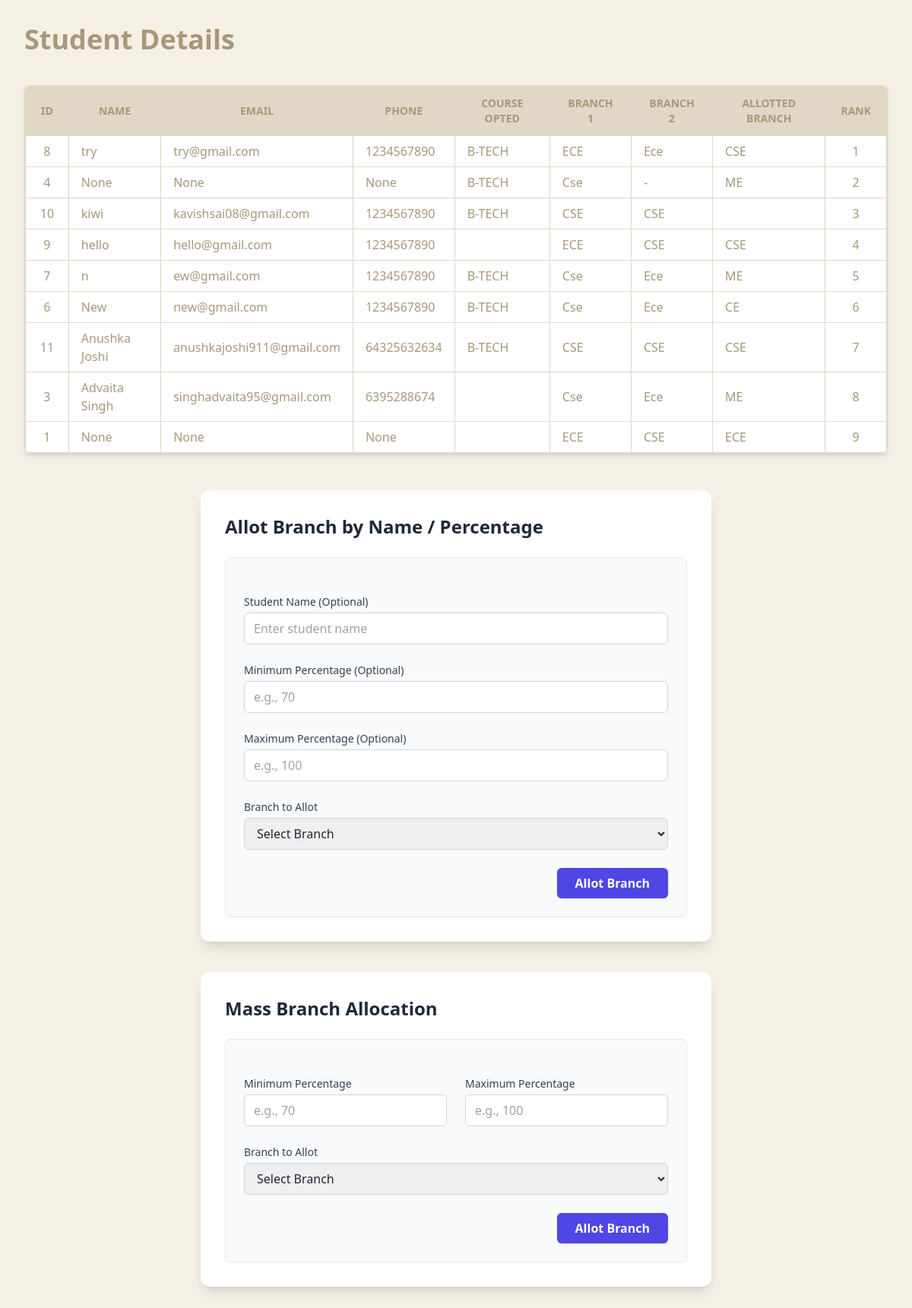
Screenshot of /admin-temp/mass_allocation/ with the database file from the repository.
### home/models.py (models this page shows, shortened)
class StudentDetail(models.Model):
    COURSE_CHOISE=[
        ('','NOT CHOSEN'),
        ('MCA','MCA'),
        ('BCA','BCA'),
        ('B-TECH','B-TECH'),
    ]
    ALLOTTED_BRANCH= [
                        ('', 'Waiting'),
                        ('CSE', 'Computer Science'),
                        ('ECE', 'Electronics'),
                        ('ME', 'Mechanical'),
                        ('CE', 'Civil'),
                      ]
    FEE_PAID=[('','Waiting'),
                ('NO','NO'),
                ('YES','YES'),
                ('COMMING','COMMING'),]
    IS_ALLOTTED=[('','Waiting'),
                ('NO','NO'),
                ('YES','YES'),
                ('COMMING','COMMING'),
    ]
    user = models.OneToOneField('CustomUser', on_delete=models.CASCADE)
    name = models.CharField(max_length=150,blank=True, null=True)
    phone = models.CharField(max_length=15,blank=True, null=True)
    email = models.EmailField(unique=True,blank=True, null=True)
    father_name=models.CharField(max_length=100)
    mother_name=models.CharField(max_length=100)
    adhar_no=models.CharField(max_length=15)
    address = models.TextField()
    dob = models.DateField()
    math_10 = models.IntegerField(validators=[MinValueValidator(0), MaxValueValidator(100)])
    science_10 = models.IntegerField(validators=[MinValueValidator(0), MaxValueValidator(100)])
    english_10 = models.IntegerField(validators=[MinValueValidator(0), MaxValueValidator(100)])
    hindi_10 = models.IntegerField(validators=[MinValueValidator(0), MaxValueValidator(100)])
    Percentage_10 = models.FloatField(validators=[MinValueValidator(0.0), MaxValueValidator(100.0)],
                                   default=0.0)
    physics_12 = models.IntegerField(validators=[MinValueValidator(0), MaxValueValidator(100)])
    chemistry_12 = models.IntegerField(validators=[MinValueValidator(0), MaxValueValidator(100)])
    math_12 = models.IntegerField(validators=[MinValueValidator(0), MaxValueValidator(100)])
    Percentage_12 = models.FloatField(validators=[MinValueValidator(0.0), MaxValueValidator(100.0)],
                                   default=0.0)
    course_opted = models.CharField(
        max_length=50,
        choices=COURSE_CHOISE,
        blank=True,
        default='',
        verbose_name="Course Opted"
    )
    branch_1 = models.CharField(max_length=50)
    branch_2 = models.CharField(max_length=50)
    fee_receipt = models.ImageField(
        upload_to="fee_receipts/",   # folder inside MEDIA_ROOT
        blank=True,
        null=True,
        verbose_name="Fee Receipt"
    )
    rank = models.PositiveIntegerField(null=True, blank=True)
    is_allotted = models.CharField(
        max_length=50,
        choices=IS_ALLOTTED,
        blank=True,
        default='',
        verbose_name="Is Allotted"
    )
    allotted_branch = models.CharField(
        max_length=50,
        choices=ALLOTTED_BRANCH,
        blank=True,
        default='',
        verbose_name="Allotted Branch"
    )
    fee_paid = models.CharField(max_length=50,
        choices=FEE_PAID,
        blank=True,
        default='',
        verbose_name="Fee Paid"
    )

### home/views.py (the view)
# urls.py: path('admin-temp/mass_allocation/', views.mass_allocation, name='mass_allocation'),
def mass_allocation(request):
    students = StudentDetail.objects.all().order_by('-Percentage_12')  # always defined
    if request.method == "POST":
        form = MassAllotmentForm(request.POST)
        if form.is_valid():
            min_percentage = form.cleaned_data['min_percentage']
            max_percentage = form.cleaned_data['max_percentage']
            branch = form.cleaned_data['branch_to_allot']
            eligible_students = StudentDetail.objects.filter(
                Percentage_12__gte=min_percentage,
                Percentage_12__lte=max_percentage,
                is_allotted__in=['', 'NO', 'COMMING']  # only students not yet fully allotted
            )
            count = eligible_students.count()
            if count == 0:
                messages.info(request, "No students meet the criteria or all have been allotted.")
            else:
                for student in eligible_students:
                    student.allotted_branch = branch
                    student.save()
                messages.success(request, f"Successfully allotted branch '{branch}' to {count} students.")
            return redirect('mass_allocation')  # prevent resubmission
    else:
        form = MassAllotmentForm()
    context = {
        'form': form,
        'students': students,
    }
    return render(request, 'admin-temp/mass_allocation.html', context)

### home/forms.py
class MassAllotmentForm(forms.Form):
    min_percentage = forms.FloatField(label="Minimum Percentage")
    max_percentage = forms.FloatField(label="Maximum Percentage")
    branch_to_allot = forms.ChoiceField(
        choices=[('CSE', 'Computer Science'), ('ECE', 'Electronics'), ('ME', 'Mechanical')],
        label="Branch to Allot"
    )

### templates/admin-temp/mass_allocation.html (shortened to what this page needs)
{% load static %} {% load custom_filters %}
<!DOCTYPE html>
<html lang="en" class="scroll-smooth">
  <head>
    <script src="https://cdn.tailwindcss.com"></script>
  </head>
  <body class="bg-[var(--cream-light)] min-h-screen font-sans text-gray-800">
    <div class="max-w-7xl mx-auto p-8">
      <h1 class="text-4xl font-semibold mb-10 text-[var(--cream-darker)]">
        Student Details
      </h1>
      <div
        class="overflow-x-auto shadow-md rounded-lg border border-[var(--cream-base)] bg-white mb-12"
      >
        <table
          class="min-w-full border-collapse border border-[var(--cream-base)]"
        >
          <thead
            class="bg-[var(--cream-base)] text-[var(--cream-darker)] uppercase text-sm font-semibold select-none"
          >
            <tr>
              <th class="py-3 px-5 border border-[var(--cream-base)]">ID</th>
              <th class="py-3 px-5 border border-[var(--cream-base)]">Name</th>
              <th class="py-3 px-5 border border-[var(--cream-base)]">Email</th>
              <th class="py-3 px-5 border border-[var(--cream-base)]">Phone</th>
              <th class="py-3 px-5 border border-[var(--cream-base)]">
                Course Opted
              </th>
              <th class="py-3 px-5 border border-[var(--cream-base)]">
                Branch 1
              </th>
              <th class="py-3 px-5 border border-[var(--cream-base)]">
                Branch 2
              </th>
              <th class="py-3 px-5 border border-[var(--cream-base)]">
                Allotted Branch
              </th>
              <th class="py-3 px-5 border border-[var(--cream-base)]">Rank</th>
            </tr>
          </thead>
          <tbody class="text-[var(--cream-darker)]">
            {% for student in students %}
            <tr class="hover:bg-[var(--cream-light)] transition">
              <td
                class="py-2 px-4 border border-[var(--cream-base)] text-center"
              >
                {{ student.id }}
              </td>
              <td class="py-2 px-4 border border-[var(--cream-base)]">
                {{ student.name }}
              </td>
              <td class="py-2 px-4 border border-[var(--cream-base)]">
                {{ student.email }}
              </td>
              <td class="py-2 px-4 border border-[var(--cream-base)]">
                {{ student.phone }}
              </td>
              <td class="py-2 px-4 border border-[var(--cream-base)]">
                {{ student.course_opted }}
              </td>
              <td class="py-2 px-4 border border-[var(--cream-base)]">
                {{ student.branch_1 }}
              </td>
              <td class="py-2 px-4 border border-[var(--cream-base)]">
                {{ student.branch_2 }}
              </td>
              <td class="py-2 px-4 border border-[var(--cream-base)]">
                {{ student.allotted_branch }}
              </td>
              <td
                class="py-2 px-4 border border-[var(--cream-base)] text-center"
              >
                {{ student.rank }}
              </td>
            </tr>
            {% empty %}
            <tr>
              <td colspan="9" class="py-4 text-center italic text-gray-500">
                No student records found.
              </td>
            </tr>
            {% endfor %}
          </tbody>
        </table>
      </div>
      <div class="max-w-2xl mx-auto bg-white shadow-lg rounded-xl p-8 mt-10">
  <h2 class="text-2xl font-bold mb-6 text-gray-800">Allot Branch by Name / Percentage</h2>
  <form method="POST" action="{% url 'allot_branch' %}" class="space-y-6 bg-gray-50 p-6 rounded-lg border border-gray-200">
    <div>
      <label for="student_name" class="block text-sm font-medium text-gray-700 mb-1">Student Name (Optional)</label>
      <input type="text" name="student_name" id="student_name" placeholder="Enter student name" class="w-full border border-gray-300 rounded-md px-3 py-2 focus:ring-2 focus:ring-indigo-400 focus:border-indigo-400 transition">
    </div>
    <div>
      <label for="min_percentage" class="block text-sm font-medium text-gray-700 mb-1">Minimum Percentage (Optional)</label>
      <input type="number" step="0.01" name="min_percentage" id="min_percentage" placeholder="e.g., 70" class="w-full border border-gray-300 rounded-md px-3 py-2 focus:ring-2 focus:ring-indigo-400 focus:border-indigo-400 transition">
    </div>
    <div>
      <label for="max_percentage" class="block text-sm font-medium text-gray-700 mb-1">Maximum Percentage (Optional)</label>
      <input type="number" step="0.01" name="max_percentage" id="max_percentage" placeholder="e.g., 100" class="w-full border border-gray-300 rounded-md px-3 py-2 focus:ring-2 focus:ring-indigo-400 focus:border-indigo-400 transition">
    </div>
    <div>
      <label for="branch_to_allot" class="block text-sm font-medium text-gray-700 mb-1">Branch to Allot</label>
      <select name="branch_to_allot" id="branch_to_allot" required class="w-full border border-gray-300 rounded-md px-3 py-2 focus:ring-2 focus:ring-indigo-400 focus:border-indigo-400 transition">
        <option value="" disabled selected>Select Branch</option>
      </select>
    </div>
    <div class="text-right">
      <button type="submit" class="bg-indigo-600 text-white px-6 py-2 rounded-md shadow hover:bg-indigo-700 transition font-semibold">
        Allot Branch
      </button>
    </div>
  </form>
</div>
      <div class="max-w-2xl mx-auto bg-white shadow-lg rounded-xl p-8 mt-10">
        <h2 class="text-2xl font-bold mb-6 text-gray-800">
          Mass Branch Allocation
        </h2>
        <form
          method="POST"
          action="{% url "mass_allocation" %}"
          class="space-y-6 bg-gray-50 p-6 rounded-lg border border-gray-200"
        >
          <div class="grid grid-cols-1 md:grid-cols-2 gap-6">
            <div>
              <label
                for="min_percentage"
                class="block text-sm font-medium text-gray-700 mb-1"
              >
                Minimum Percentage
              </label>
              <input
                type="number"
                name="min_percentage"
                id="min_percentage"
                step="0.01"
                required
                placeholder="e.g., 70"
                class="w-full border border-gray-300 rounded-md px-3 py-2 focus:ring-2 focus:ring-indigo-400 focus:border-indigo-400 transition"
              />
            </div>
            <div>
              <label
                for="max_percentage"
                class="block text-sm font-medium text-gray-700 mb-1"
              >
                Maximum Percentage
              </label>
              <input
                type="number"
                name="max_percentage"
                id="max_percentage"
                step="0.01"
                required
                placeholder="e.g., 100"
                class="w-full border border-gray-300 rounded-md px-3 py-2 focus:ring-2 focus:ring-indigo-400 focus:border-indigo-400 transition"
              />
            </div>
          </div>
          <div>
            <label
              for="branch_to_allot"
              class="block text-sm font-medium text-gray-700 mb-1"
            >
              Branch to Allot
            </label>
            <select
              name="branch_to_allot"
              id="branch_to_allot"
              required
              class="w-full border border-gray-300 rounded-md px-3 py-2 focus:ring-2 focus:ring-indigo-400 focus:border-indigo-400 transition"
            >
              <option value="" disabled selected>Select Branch</option>
            </select>
          </div>
          <div class="text-right">
            <button
              type="submit"
              class="bg-indigo-600 text-white px-6 py-2 rounded-md shadow hover:bg-indigo-700 transition font-semibold"
            >
              Allot Branch
            </button>
          </div>
        </form>
      </div>
    </div>
  </body>
</html>

### templates/admin-temp/mass_allocation.html (style rules this page uses)
:root { --cream-light: #f5f0e6; --cream-base: #e0d7c6; --cream-dark: #c8bca1; --cream-darker: #a7987a; }

### rows the page displays
StudentDetail: id "8", name "try", email "try@gmail.com", phone "1234567890", course_opted "B-TECH", branch_1 "ECE", branch_2 "Ece", allotted_branch "CSE", rank "1"
StudentDetail: id "4", name "None", email "None", phone "None", course_opted "B-TECH", branch_1 "Cse", branch_2 "-", allotted_branch "ME", rank "2"
StudentDetail: id "10", name "kiwi", email "kavishsai08@gmail.com", phone "1234567890", course_opted "B-TECH", branch_1 "CSE", branch_2 "CSE", rank "3"
StudentDetail: id "9", name "hello", email "hello@gmail.com", phone "1234567890", branch_1 "ECE", branch_2 "CSE", allotted_branch "CSE", rank "4"
StudentDetail: id "7", name "n", email "ew@gmail.com", phone "1234567890", course_opted "B-TECH", branch_1 "Cse", branch_2 "Ece", allotted_branch "ME", rank "5"
StudentDetail: id "6", name "New", email "new@gmail.com", phone "1234567890", course_opted "B-TECH", branch_1 "Cse", branch_2 "Ece", allotted_branch "CE", rank "6"
StudentDetail: id "11", name "Anushka Joshi", email "anushkajoshi911@gmail.com", phone "64325632634", course_opted "B-TECH", branch_1 "CSE", branch_2 "CSE", allotted_branch "CSE", rank "7"
StudentDetail: id "3", name "Advaita Singh", email "singhadvaita95@gmail.com", phone "6395288674", branch_1 "Cse", branch_2 "Ece", allotted_branch "ME", rank "8"
StudentDetail: id "1", name "None", email "None", phone "None", branch_1 "ECE", branch_2 "CSE", allotted_branch "ECE", rank "9"
